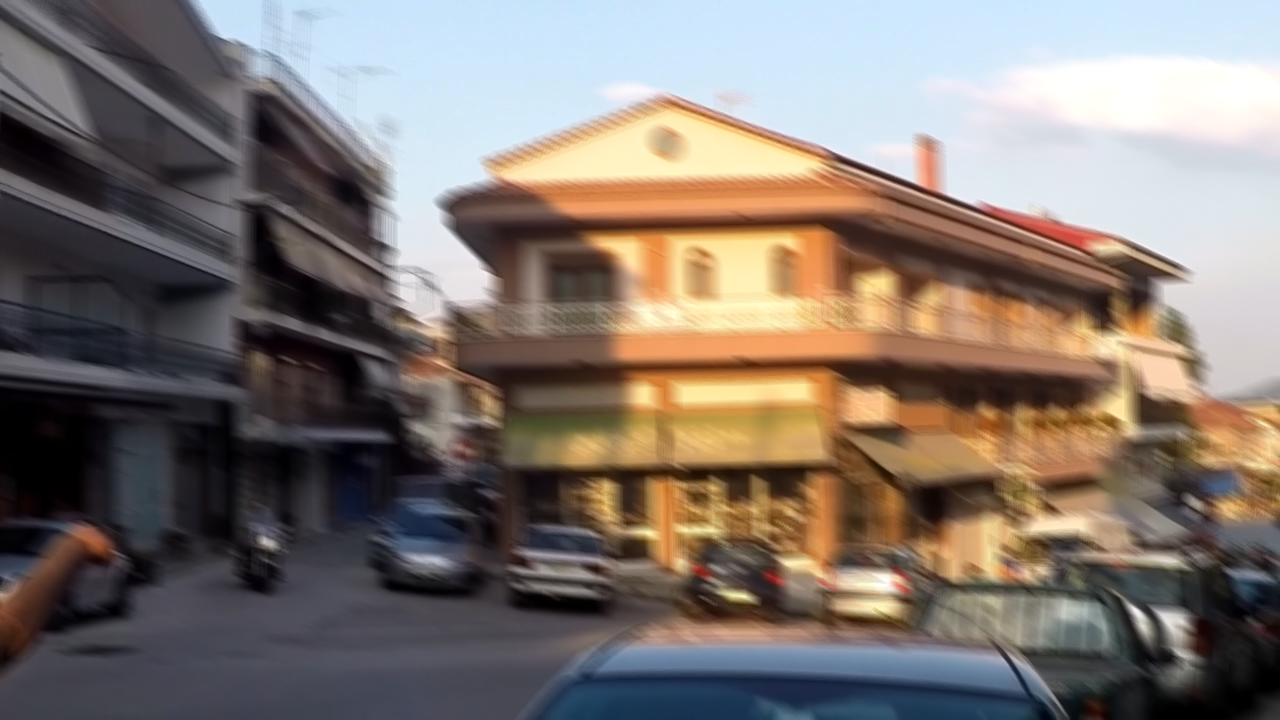
#> input picture 000047.png, 1280 x 720 px
$ python bgr2gray.py
#> lines starting #> are read from the running program, lines starting #| are printed output that depends on the picture
import cv2 as cv
import matplotlib.pyplot as plt

def hist(pic_path):
	img=cv.imread(pic_path,0);
	hist = cv.calcHist([img],[0],None,[256],[0,256])
	plt.subplot(121)
	plt.imshow(img,'gray')
	plt.xticks([])
	plt.yticks([])
	plt.title("Original")
	plt.subplot(122)
	plt.hist(img.ravel(),256,[0,256])
	plt.show()

img = cv.imread("./000047.png", cv.IMREAD_COLOR)
#> img is the input picture: shape (720, 1280, 3); mean B, G, R 111.3, 117.7, 127.9

img = cv.cvtColor(img, cv.COLOR_BGR2GRAY)
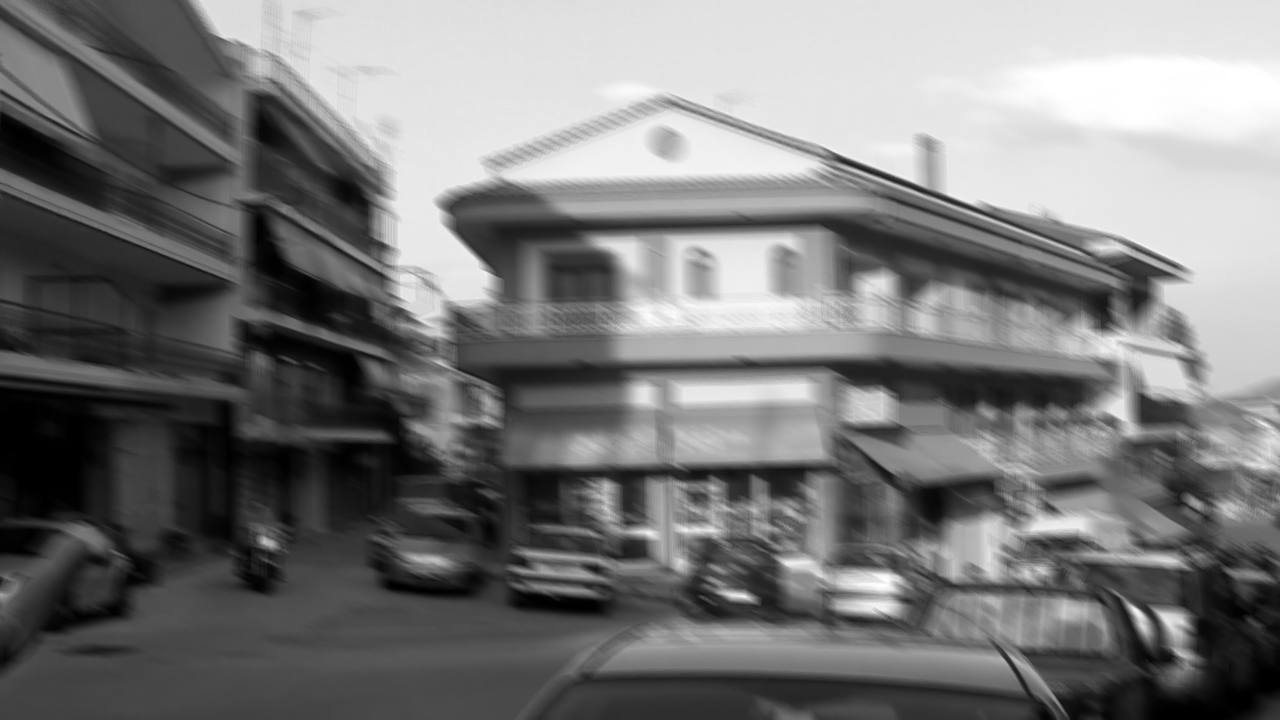
#> img: shape (720, 1280); min 0, max 255, mean 120.1

# [12 lines of commented-out code are left out]
plt.hist(img.ravel(),256,[0,256])
plt.show()
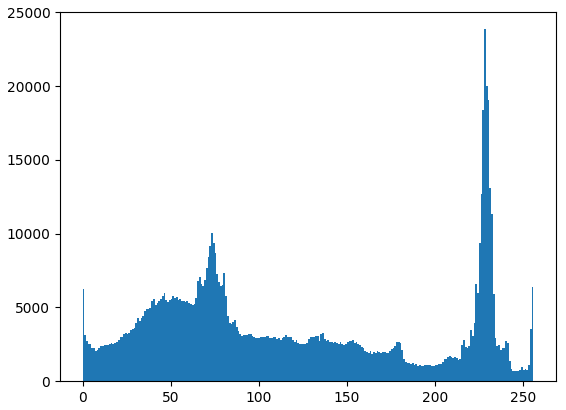
#> figure drawn by matplotlib, 1 panel; tallest bar 23863 high, from x = 228 to 229

$ run again, with 1.png copied over 000047.png
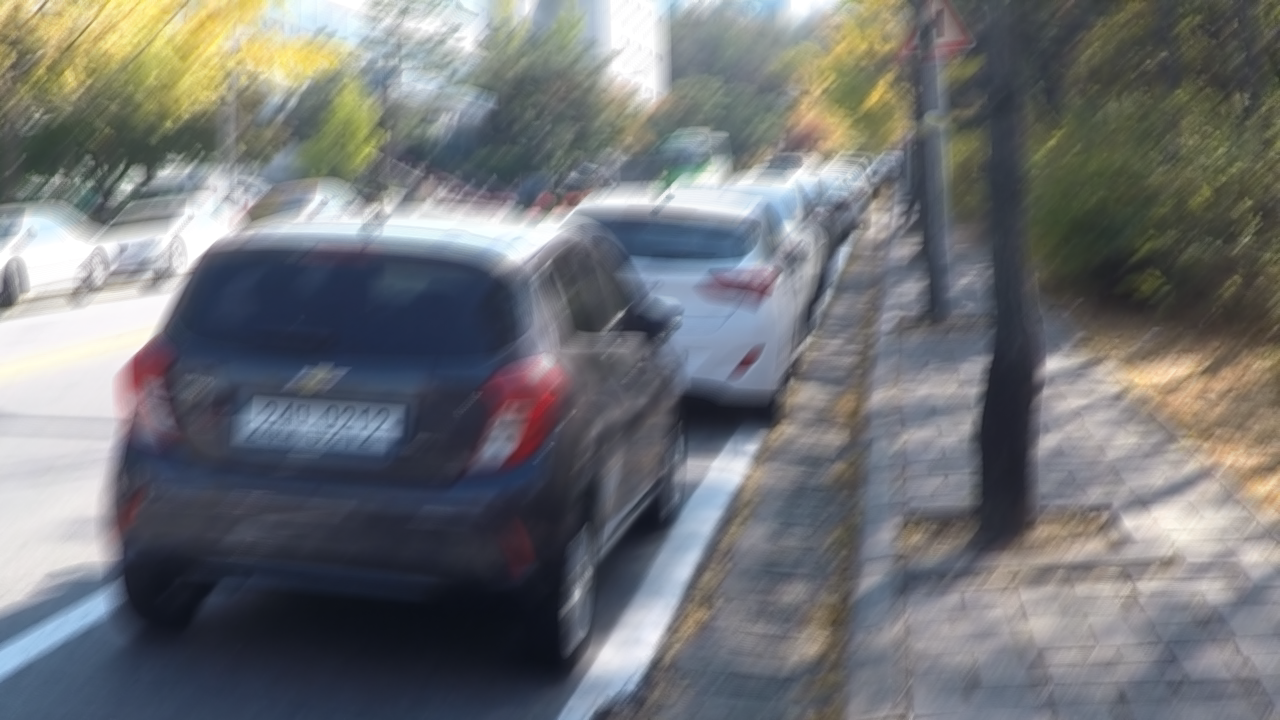
#> input picture 1.png, 1280 x 720 px
#> img is the input picture: shape (720, 1280, 3); mean B, G, R 117, 114.8, 112.8
#> `img = cv.cvtColor(img, cv.COLOR_BGR2GRAY)`:
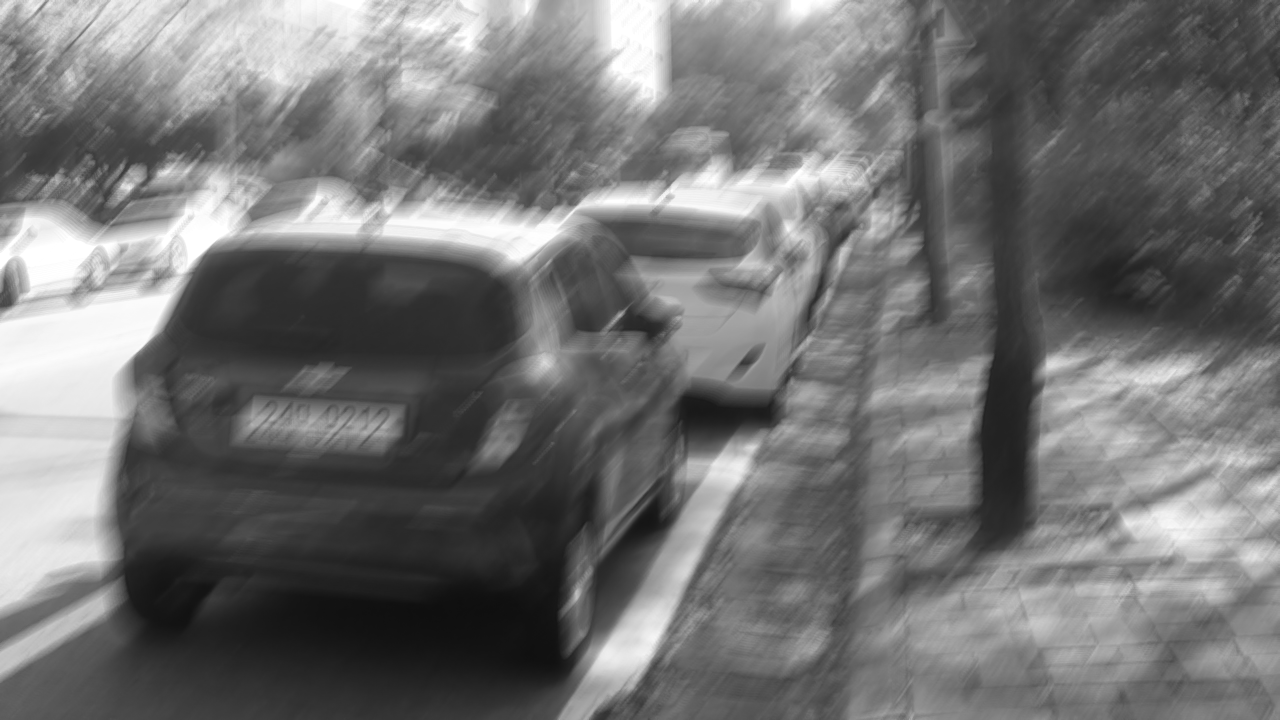
#> img: shape (720, 1280); min 14, max 255, mean 114.5
#> `plt.show()`:
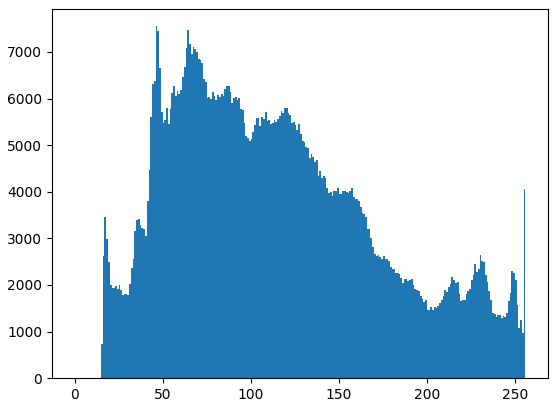
#> figure drawn by matplotlib, 1 panel; tallest bar 7551 high, from x = 46 to 47

$ run again, with 1413394989805760512.png copied over 000047.png
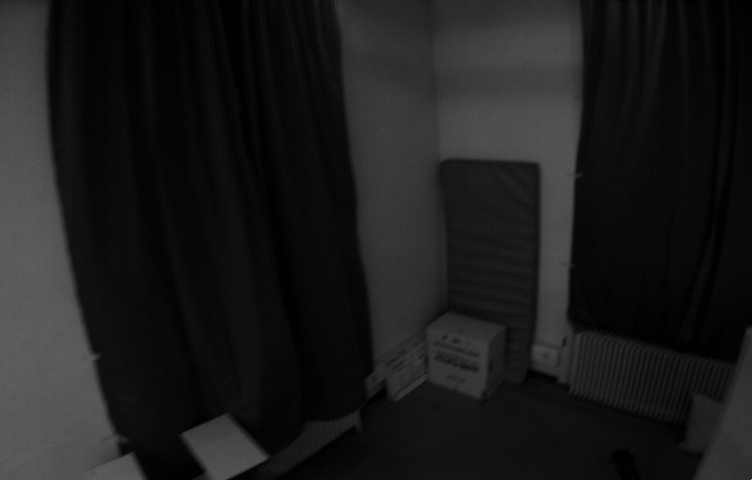
#> input picture 1413394989805760512.png, 752 x 480 px
#> img is the input picture: shape (480, 752, 3); min 1, max 190, mean 27.4
#> img: shape (480, 752)
#> `plt.show()`:
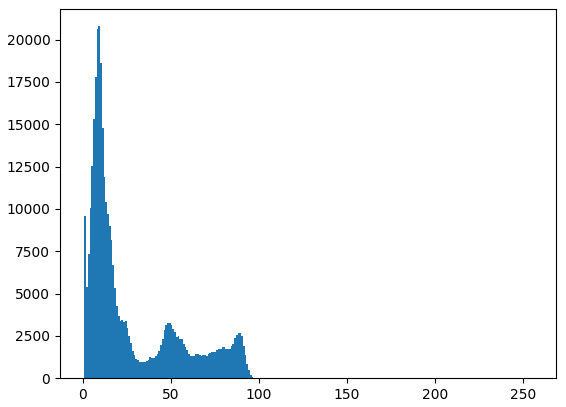
#> figure drawn by matplotlib, 1 panel; tallest bar 20793 high, from x = 9 to 10

$ run again, with 1413394997605760512.png copied over 000047.png
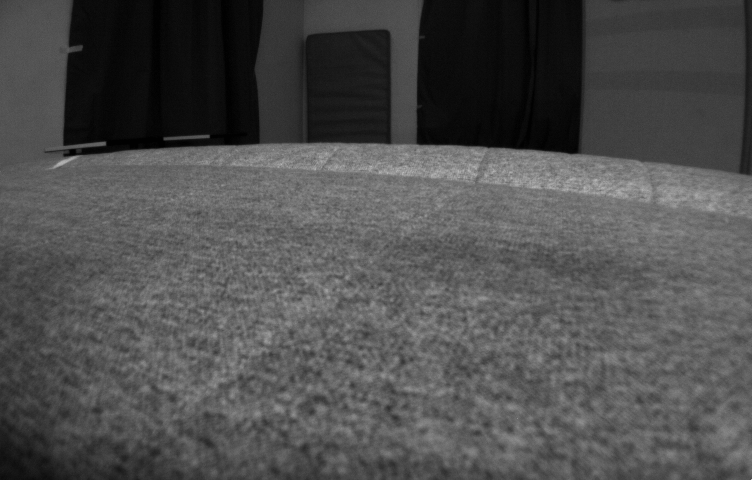
#> input picture 1413394997605760512.png, 752 x 480 px
#> img is the input picture: shape (480, 752, 3); min 1, max 190, mean 78.5
#> img: shape (480, 752)
#> `plt.show()`:
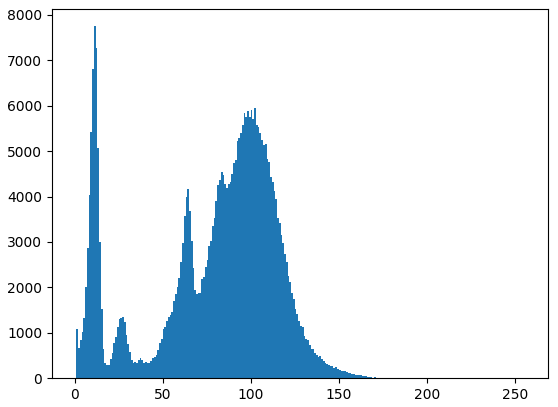
#> figure drawn by matplotlib, 1 panel; tallest bar 7753 high, from x = 11 to 12
